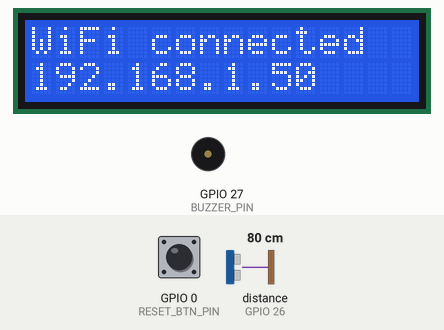
The sketch below on a simulated ESP32. Shown: 16×2 character LCD, buzzer (waves = sounding, pin HIGH). Wiring (inferred from the names in the program): ultrasonic range finder: trigger GPIO 25; echo GPIO 26. Inputs (shaded band) come from the test bench; at power-on: distance to the obstacle (sensor on GPIO 26) 80 cm, GPIO 0 (RESET_BTN_PIN) HIGH. The echo pulse lasts 58.3 µs per cm; WiFi joins after 1.5 s; servers stay silent unless stated; uploads are accepted with an empty reply; the local clock reads 2024-03-15 10:24:30 at power-on unless the sketch sets it; pins used as bus, display or sensor lines are not drawn; what the sketch prints to the serial monitor is not drawn. At 14.4 s the program restarts the board; the recording ends there.

Above: at 2.8 s.
At 5.4 s:
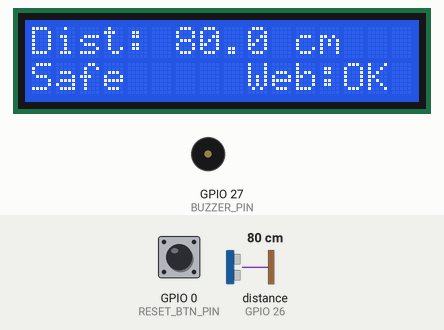
5.5 s: distance to the obstacle (sensor on GPIO 26) set to 56 cm
At 6.1 s:
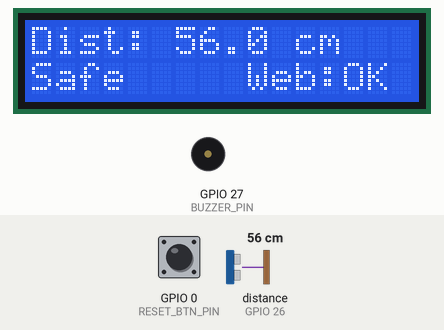
7.7 s: distance to the obstacle (sensor on GPIO 26) set to 47 cm
At 9.7 s:
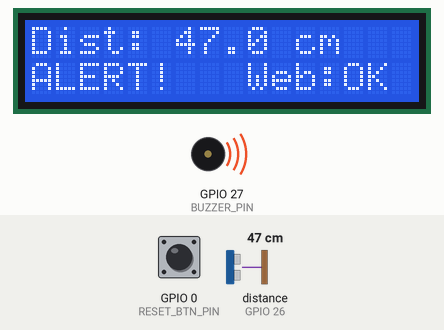
10.7 s: GPIO 0 (RESET_BTN_PIN) pulled LOW for 3.2 s
At 14.3 s:
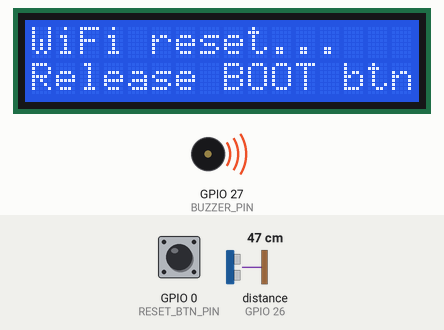
Timing chart, 0 to 14.4 s (numbered marks = the images above; inputs shaded):
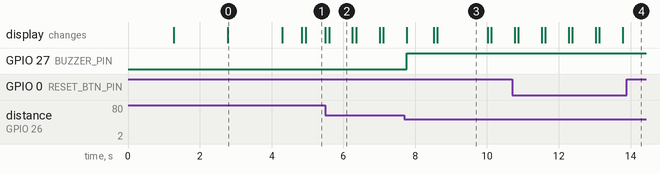

The sketch:

step2_v6_reliable.ino
```cpp
// ESP32 Distance Monitor - Step 2 (v6: reliable cloud sync)
// WiFiManager + Firebase Realtime Database (REST) + Telegram bot notifications
//
// Changed in v6 (fixes the website randomly showing "Offline"):
//  - Telegram runs in its OWN task, so a slow Telegram call can never delay
//    the live Firebase update
//  - WiFi power-save is turned off (more stable with phone hotspots)
//  - short network timeouts, one attempt per cycle (no 10 second stalls)
//  - self-healing: if nothing reaches Firebase for 45 s the WiFi is
//    reconnected, and after 3 minutes the board restarts
//  - LCD line 2 shows "Web:OK" or "Web:ERR" (is data really reaching Firebase?)
//  - Serial Monitor prints heap memory and any slow/failed request
//
// Libraries (Library Manager):
//   WiFiManager (tzapu), ArduinoJson (v7), LiquidCrystal (Arduino, Adafruit)
//
// SECURITY: this file contains your bot token. Do NOT upload it to GitHub or
// share it. If it leaks, open @BotFather and use /revoke to get a new token.

#include <WiFi.h>
#include <WiFiManager.h>
#include <WiFiClientSecure.h>
#include <HTTPClient.h>
#include <ArduinoJson.h>
#include <LiquidCrystal.h>
#include <time.h>

// ---------------- Settings ----------------
const char* DB_URL  = "https://distance-monitor-1c7b9-default-rtdb.asia-southeast1.firebasedatabase.app";
const char* AP_NAME = "DistMon-Setup";

// Telegram: paste your own values here
const char* TG_BOT_TOKEN = "PASTE_BOT_TOKEN_HERE";   // from @BotFather
const char* TG_CHAT_ID   = "PASTE_CHAT_ID_HERE";     // your chat or group id
const char* DASHBOARD_URL = "";                      // your Vercel link (must start with https://), or leave empty
const unsigned long TG_COOLDOWN_MS = 15000;          // min gap between alert messages
const bool TG_SEND_CLEARED   = true;                 // send an "all clear" reply when the object leaves
const bool TG_CLEARED_SILENT = true;                 // "all clear" arrives without notification sound
const long TZ_OFFSET_SEC = 6 * 3600;                 // Bangladesh = UTC+6

const unsigned long SENSOR_INTERVAL_MS  = 100;    // sensor read period
const unsigned long LIVE_INTERVAL_MS    = 1000;   // regular live update
const unsigned long CONTROL_INTERVAL_MS = 3000;   // read controls from Firebase
const unsigned long ALERT_HOLD_MS       = 1500;   // keep ALERT after object leaves

// ---------------- Pins ----------------
LiquidCrystal lcd(22, 23, 21, 19, 18, 17);        // RS, E, D4, D5, D6, D7
const int TRIG_PIN      = 25;
const int ECHO_PIN      = 26;
const int BUZZER_PIN    = 27;
const int RESET_BTN_PIN = 0;                      // BOOT button

// ---------------- Shared state ----------------
volatile float         g_distance      = -1;
volatile bool          g_alarm         = false;
volatile int           g_minCm         = 10;
volatile int           g_maxCm         = 50;
volatile bool          g_buzzerEnabled = true;
volatile bool          g_armed         = true;
volatile bool          g_tgEnabled     = true;    // Telegram on/off (from /control)
volatile bool          g_forcePush     = false;   // push live data right now
volatile unsigned long g_eventCount    = 0;       // total alarm events since boot
volatile float         g_lastEventMin  = 0;       // closest distance of latest event

volatile bool          g_controlLoaded = false;   // first /control read succeeded
volatile unsigned long g_lastLiveOkMs  = 0;       // last successful live push
volatile int           g_liveFails     = 0;       // consecutive failed live pushes

// Events sent from the sensor loop to the Telegram task
struct TgEvent {
  uint8_t type;              // 1 = alert started, 2 = alert ended
  float distance;            // start: distance, end: closest distance
  unsigned long durationMs;  // end only
  unsigned long eventNo;
};
QueueHandle_t g_tgQueue = NULL;

// Queue of finished alarm events waiting to be sent to /logs
struct AlarmEvent {
  float minCm;
  unsigned long durationMs;
};
const int QUEUE_SIZE = 8;
AlarmEvent g_queue[QUEUE_SIZE];
volatile int g_qHead = 0;   // written by sensor loop
volatile int g_qTail = 0;   // read by cloud task

void queuePush(float minCm, unsigned long durationMs) {
  int next = (g_qHead + 1) % QUEUE_SIZE;
  if (next == g_qTail) return;                    // queue full: drop
  g_queue[g_qHead].minCm = minCm;
  g_queue[g_qHead].durationMs = durationMs;
  g_qHead = next;
}

// ---------------- Helpers ----------------
void showMessage(const char* line1, const char* line2) {
  lcd.clear();
  lcd.setCursor(0, 0);
  lcd.print(line1);
  lcd.setCursor(0, 1);
  lcd.print(line2);
}

void configModeCallback(WiFiManager* wm) {
  showMessage("Connect phone to", AP_NAME);
}

float readDistanceCm() {
  digitalWrite(TRIG_PIN, LOW);
  delayMicroseconds(2);
  digitalWrite(TRIG_PIN, HIGH);
  delayMicroseconds(10);
  digitalWrite(TRIG_PIN, LOW);

  long duration = pulseIn(ECHO_PIN, HIGH, 30000);
  if (duration == 0) return -1;
  return duration * 0.0343 / 2.0;
}

const char* statusLabel() {                       // shown on LCD
  if (!g_armed) return "Disarmed";
  if (g_distance < 0) return "No echo";
  if (g_alarm) return "ALERT!";
  return "Safe";
}

const char* statusKey() {                         // sent to Firebase
  if (!g_armed) return "disarmed";
  if (g_alarm) return "alert";
  if (g_distance < 0) return "nosensor";
  return "safe";
}

// LCD line 2 right side: "No WiFi", "Web:OK" (data reaches Firebase) or "Web:ERR"
const char* netLabel() {
  if (WiFi.status() != WL_CONNECTED) return "No WiFi";
  if (g_lastLiveOkMs != 0 && millis() - g_lastLiveOkMs < 10000) return "Web:OK";
  return "Web:ERR";
}

void updateLcd(float d) {
  char buf[17];
  char out[17];

  if (d < 0) strcpy(buf, "Dist: -- cm");
  else snprintf(buf, sizeof(buf), "Dist: %.1f cm", d);
  snprintf(out, sizeof(out), "%-16s", buf);
  lcd.setCursor(0, 0);
  lcd.print(out);

  snprintf(out, sizeof(out), "%-9s%s", statusLabel(), netLabel());
  lcd.setCursor(0, 1);
  lcd.print(out);
}

// Hold BOOT button for 3 seconds to forget saved WiFi
void handleResetButton() {
  static unsigned long pressedAt = 0;
  if (digitalRead(RESET_BTN_PIN) == LOW) {
    if (pressedAt == 0) pressedAt = millis();
    if (millis() - pressedAt > 3000) {
      showMessage("WiFi reset...", "Release BOOT btn");
      WiFiManager wm;
      wm.resetSettings();
      while (digitalRead(RESET_BTN_PIN) == LOW) delay(50);
      delay(500);
      ESP.restart();
    }
  } else {
    pressedAt = 0;
  }
}

// ---------------- Firebase (REST, connection reused) ----------------
WiFiClientSecure g_client;
HTTPClient g_http;

// path must already contain ".json" (and optional query). One attempt only.
bool firebaseRequest(const char* method, const String& path, const String& body, String* response = nullptr) {
  unsigned long t0 = millis();
  g_client.setInsecure();                         // OK for a college project
  if (!g_http.begin(g_client, String(DB_URL) + path)) return false;
  g_http.setReuse(true);
  g_http.setConnectTimeout(3000);
  g_http.setTimeout(3000);
  g_http.addHeader("Content-Type", "application/json");
  int code = g_http.sendRequest(method, body);
  if (response && code > 0) *response = g_http.getString();
  g_http.end();
  if (code < 0) g_client.stop();                  // broken connection: reconnect next time

  unsigned long took = millis() - t0;
  if (code < 200 || code >= 300 || took > 1500) { // log only problems
    Serial.printf("[fb] %s %s -> %d (%lu ms)\n", method, path.c_str(), code, took);
  }
  return code >= 200 && code < 300;
}

bool pushLive() {
  char body[260];
  snprintf(body, sizeof(body),
           "{\"distance\":%.1f,\"status\":\"%s\",\"rssi\":%d,\"uptime\":%lu,"
           "\"events\":%lu,\"lastEventMin\":%.1f,\"ts\":{\".sv\":\"timestamp\"}}",
           (float)g_distance, statusKey(), WiFi.RSSI(), millis() / 1000,
           (unsigned long)g_eventCount, (float)g_lastEventMin);
  return firebaseRequest("PUT", "/live.json?print=silent", body);
}

void pullControl() {
  String res;
  if (!firebaseRequest("GET", "/control.json", "", &res)) return;
  g_controlLoaded = true;

  if (res == "null") {                            // first run: create defaults
    firebaseRequest("PUT", "/control.json?print=silent",
                    "{\"minCm\":10,\"maxCm\":50,\"buzzerEnabled\":true,\"armed\":true}");
    return;
  }

  JsonDocument doc;
  if (deserializeJson(doc, res)) return;

  int mn = doc["minCm"] | 10;
  int mx = doc["maxCm"] | 50;
  if (mn >= 0 && mx > mn && mx <= 400) {
    g_minCm = mn;
    g_maxCm = mx;
  }
  g_buzzerEnabled = doc["buzzerEnabled"] | true;
  g_armed         = doc["armed"] | true;
  g_tgEnabled     = doc["telegramEnabled"] | true;   // missing field = enabled
}

void pushLogs() {
  while (g_qTail != g_qHead) {
    AlarmEvent e = g_queue[g_qTail];
    char body[160];
    snprintf(body, sizeof(body),
             "{\"minDistance\":%.1f,\"durationMs\":%lu,\"ts\":{\".sv\":\"timestamp\"}}",
             e.minCm, e.durationMs);
    if (!firebaseRequest("POST", "/logs.json?print=silent", body)) break;
    g_qTail = (g_qTail + 1) % QUEUE_SIZE;
  }
}

// ---------------- Telegram: message building ----------------
const char* signalLabel(int rssi) {
  if (rssi >= -55) return "Excellent";
  if (rssi >= -67) return "Good";
  if (rssi >= -80) return "Fair";
  return "Weak";
}

// Local time like "13 Nov 2026, 03:45:12 PM" (empty if time is not synced yet)
String nowString() {
  struct tm t;
  if (!getLocalTime(&t, 100)) return "";
  char buf[32];
  strftime(buf, sizeof(buf), "%d %b %Y, %I:%M:%S %p", &t);
  return String(buf);
}

// Same rule as the website: nearest third of the alert range = DANGER
bool zoneIsDanger(float d) {
  float third = (g_maxCm - g_minCm) / 3.0;
  return d <= g_minCm + third;
}

String buildAlertText(float d, unsigned long eventNo) {
  int rssi = WiFi.RSSI();
  String t;
  t += "🚨 <b>PROXIMO ALERT</b>\n";
  t += "━━━━━━━━━━━━━━\n";
  t += "📏 <b>Distance</b>   <code>" + String(d, 1) + " cm</code>\n";
  t += zoneIsDanger(d) ? "🔴 <b>Zone</b>   DANGER\n" : "🟠 <b>Zone</b>   CAUTION\n";
  t += "🎯 <b>Alert range</b>   <code>" + String((int)g_minCm) + " to " + String((int)g_maxCm) + " cm</code>\n";
  t += "🔔 <b>Alert no.</b>   " + String(eventNo) + "\n";
  t += "📶 <b>WiFi</b>   " + String(signalLabel(rssi)) + " (" + String(rssi) + " dBm)\n";
  String ts = nowString();
  if (ts.length()) t += "🕒 " + ts + "\n";
  return t;
}

// Short follow-up, sent as a reply to the alert message
String buildClearedText(float minD, unsigned long durMs, unsigned long eventNo) {
  String t;
  t += "✅ <b>ALL CLEAR</b>   ·   Alert no. " + String(eventNo) + "\n";
  t += "📏 <b>Closest</b>   <code>" + String(minD, 1) + " cm</code>\n";
  t += "⏱ <b>Lasted</b>   <code>" + String(durMs / 1000.0, 1) + " s</code>\n";
  String ts = nowString();
  if (ts.length()) t += "🕒 Cleared at " + ts + "\n";
  return t;
}

String buildOnlineText() {
  int rssi = WiFi.RSSI();
  String t;
  t += "🟢 <b>PROXIMO ONLINE</b>\n";
  t += "━━━━━━━━━━━━━━\n";
  t += "🛡 <b>Monitoring</b>   ";
  t += g_armed ? "Armed\n" : "Disarmed\n";
  t += "🎯 <b>Alert range</b>   <code>" + String((int)g_minCm) + " to " + String((int)g_maxCm) + " cm</code>\n";
  t += "🔊 <b>Buzzer</b>   ";
  t += g_buzzerEnabled ? "On\n" : "Off\n";
  t += "📶 <b>WiFi</b>   " + String(signalLabel(rssi)) + " (" + String(rssi) + " dBm)\n";
  String ts = nowString();
  if (ts.length()) t += "🕒 " + ts + "\n";
  return t;
}

// ---------------- Telegram: sending ----------------
bool telegramConfigured() {
  return strncmp(TG_BOT_TOKEN, "PASTE", 5) != 0 && strncmp(TG_CHAT_ID, "PASTE", 5) != 0;
}

// Calls a Bot API method. Returns the message_id on success (1 if unknown), 0 on failure.
long telegramCall(const char* method, JsonDocument& doc) {
  if (!telegramConfigured()) return 0;

  String body;
  serializeJson(doc, body);

  WiFiClientSecure client;
  client.setInsecure();
  HTTPClient http;
  String url = String("https://api.telegram.org/bot") + TG_BOT_TOKEN + "/" + method;
  if (!http.begin(client, url)) return 0;
  http.setConnectTimeout(5000);
  http.setTimeout(8000);
  http.addHeader("Content-Type", "application/json");

  int code = http.POST(body);
  long messageId = 0;
  if (code == 200) {
    JsonDocument resp;
    if (!deserializeJson(resp, http.getString())) {
      messageId = resp["result"]["message_id"] | 0L;
    }
  }
  http.end();

  Serial.printf("[tg] %s -> %d\n", method, code);

  if (code != 200) return 0;
  return messageId > 0 ? messageId : 1;
}

void fillCommon(JsonDocument& doc, const String& text) {
  doc["chat_id"] = TG_CHAT_ID;
  doc["text"] = text;
  doc["parse_mode"] = "HTML";
  doc["disable_web_page_preview"] = true;

  if (strlen(DASHBOARD_URL) > 8) {                // optional inline button
    JsonArray rows = doc["reply_markup"]["inline_keyboard"].to<JsonArray>();
    JsonArray row = rows.add<JsonArray>();
    JsonObject btn = row.add<JsonObject>();
    btn["text"] = "🌐 Open Dashboard";
    btn["url"] = DASHBOARD_URL;
  }
}

long sendTelegramText(const String& text) {
  JsonDocument doc;
  fillCommon(doc, text);
  return telegramCall("sendMessage", doc);
}

// New message shown as a reply to an earlier one. The earlier message is untouched.
bool sendTelegramReply(long replyToId, const String& text, bool silent) {
  JsonDocument doc;
  fillCommon(doc, text);
  doc["reply_parameters"]["message_id"] = replyToId;
  doc["reply_parameters"]["allow_sending_without_reply"] = true;
  if (silent) doc["disable_notification"] = true;
  return telegramCall("sendMessage", doc) > 0;
}

// ---------------- Tasks ----------------
// Firebase task: ONLY talks to Firebase, never waits for Telegram
void cloudTask(void* param) {
  unsigned long lastLive = 0;
  unsigned long lastControl = 0;
  unsigned long lastDebug = 0;
  unsigned long lastKick = 0;
  g_lastLiveOkMs = millis();

  for (;;) {
    unsigned long now = millis();

    if (WiFi.status() == WL_CONNECTED) {

      // Self-healing when nothing reaches Firebase
      unsigned long sinceOk = now - g_lastLiveOkMs;
      if (sinceOk > 180000UL) {
        Serial.println("[net] no cloud connection for 3 min -> restarting");
        delay(200);
        ESP.restart();
      } else if (sinceOk > 45000UL && now - lastKick > 30000UL) {
        Serial.println("[net] no cloud data for 45 s -> reconnecting WiFi");
        lastKick = now;
        WiFi.disconnect();
        WiFi.reconnect();
        vTaskDelay(3000 / portTICK_PERIOD_MS);
        continue;
      }

      if (g_forcePush || now - lastLive >= LIVE_INTERVAL_MS) {
        g_forcePush = false;
        if (pushLive()) {
          g_lastLiveOkMs = millis();
          g_liveFails = 0;
        } else {
          g_liveFails = g_liveFails + 1;
        }
        lastLive = millis();
      }

      pushLogs();

      if (now - lastControl >= CONTROL_INTERVAL_MS) {
        pullControl();
        lastControl = millis();
      }

      if (now - lastDebug >= 5000) {
        lastDebug = now;
        Serial.printf("[net] heap=%u min=%u live_ok=%lus ago fails=%d rssi=%d\n",
                      ESP.getFreeHeap(), ESP.getMinFreeHeap(),
                      (millis() - g_lastLiveOkMs) / 1000, (int)g_liveFails, WiFi.RSSI());
      }
    } else {
      WiFi.reconnect();
      vTaskDelay(2000 / portTICK_PERIOD_MS);
    }
    vTaskDelay(50 / portTICK_PERIOD_MS);
  }
}

// Telegram task: waits for events from the sensor loop
void telegramTask(void* param) {
  long alertMsgId = 0;                            // Telegram message of the current alert
  unsigned long alertEventNo = 0;
  unsigned long lastAlertMsg = 0;
  bool bootDone = false;

  for (;;) {
    if (WiFi.status() != WL_CONNECTED) {
      xQueueReset(g_tgQueue);                     // do not send old alerts late
      vTaskDelay(1000 / portTICK_PERIOD_MS);
      continue;
    }

    if (!bootDone) {                              // one "online" message
      bootDone = true;
      configTime(TZ_OFFSET_SEC, 0, "pool.ntp.org", "time.google.com");
      unsigned long t0 = millis();
      while (!g_controlLoaded && millis() - t0 < 6000) {
        vTaskDelay(100 / portTICK_PERIOD_MS);     // wait for real settings
      }
      struct tm t;
      getLocalTime(&t, 3000);                     // wait up to 3 s for the clock
      sendTelegramText(buildOnlineText());
    }

    TgEvent ev;
    if (xQueueReceive(g_tgQueue, &ev, 1000 / portTICK_PERIOD_MS) != pdTRUE) continue;

    if (ev.type == 1) {                           // alert started
      alertMsgId = 0;
      if (g_tgEnabled && (lastAlertMsg == 0 || millis() - lastAlertMsg >= TG_COOLDOWN_MS)) {
        alertMsgId = sendTelegramText(buildAlertText(ev.distance, ev.eventNo));
        alertEventNo = ev.eventNo;
        lastAlertMsg = millis();
      }
    } else if (ev.type == 2) {                    // alert ended
      if (TG_SEND_CLEARED && alertMsgId > 0 && ev.eventNo == alertEventNo) {
        sendTelegramReply(alertMsgId, buildClearedText(ev.distance, ev.durationMs, ev.eventNo), TG_CLEARED_SILENT);
      }
      alertMsgId = 0;
    }
  }
}

// ---------------- Arduino entry points ----------------
void setup() {
  Serial.begin(115200);

  pinMode(TRIG_PIN, OUTPUT);
  pinMode(ECHO_PIN, INPUT);
  pinMode(BUZZER_PIN, OUTPUT);
  digitalWrite(BUZZER_PIN, LOW);
  pinMode(RESET_BTN_PIN, INPUT_PULLUP);

  lcd.begin(16, 2);
  showMessage("Distance Monitor", "Starting...");
  delay(1200);

  showMessage("WiFi connecting", "Please wait...");
  WiFiManager wm;
  wm.setAPCallback(configModeCallback);
  wm.setConfigPortalTimeout(180);                 // give up after 3 minutes

  if (wm.autoConnect(AP_NAME)) {
    showMessage("WiFi connected", WiFi.localIP().toString().c_str());
  } else {
    WiFi.mode(WIFI_STA);
    WiFi.begin();
    showMessage("Offline mode", "Local alarm only");
  }
  delay(1500);

  WiFi.setAutoReconnect(true);
  WiFi.setSleep(false);                           // no WiFi power-save: more stable on hotspots

  g_tgQueue = xQueueCreate(8, sizeof(TgEvent));
  xTaskCreatePinnedToCore(cloudTask, "cloud", 14336, NULL, 1, NULL, 0);
  xTaskCreatePinnedToCore(telegramTask, "telegram", 20480, NULL, 1, NULL, 0);
}

void loop() {
  static bool          eventActive = false;
  static unsigned long eventStart  = 0;
  static unsigned long lastInRange = 0;
  static unsigned long holdUntil   = 0;
  static unsigned long eventNo     = 0;
  static float         eventMin    = 0;
  static int           printCount  = 0;

  handleResetButton();

  float d = readDistanceCm();
  g_distance = d;
  unsigned long now = millis();

  bool inRange = g_armed && (d >= 0) && (d >= g_minCm) && (d <= g_maxCm);
  if (inRange) {
    holdUntil = now + ALERT_HOLD_MS;
    lastInRange = now;
  }
  bool alarm = g_armed && (inRange || now < holdUntil);

  // Event start
  if (alarm && !eventActive) {
    eventActive = true;
    eventStart  = now;
    eventMin    = d;
    g_eventCount = g_eventCount + 1;
    eventNo = g_eventCount;
    g_lastEventMin = d;

    TgEvent ev = {1, d, 0, eventNo};              // tell the Telegram task
    xQueueSend(g_tgQueue, &ev, 0);
  }

  // Track closest distance during the event
  if (eventActive && inRange && d < eventMin) {
    eventMin = d;
    g_lastEventMin = d;
  }

  // Event end -> queue a log entry and tell Telegram
  if (!alarm && eventActive) {
    eventActive = false;
    unsigned long dur = lastInRange - eventStart;
    if (dur < SENSOR_INTERVAL_MS) dur = SENSOR_INTERVAL_MS;
    queuePush(eventMin, dur);

    TgEvent ev = {2, eventMin, dur, eventNo};
    xQueueSend(g_tgQueue, &ev, 0);
  }

  // Tell the cloud task right away if the alarm state changed
  bool changed = (alarm != g_alarm);
  g_alarm = alarm;
  if (changed) g_forcePush = true;

  digitalWrite(BUZZER_PIN, (alarm && g_buzzerEnabled) ? HIGH : LOW);
  updateLcd(d);

  if (++printCount >= 10) {                       // about once per second
    printCount = 0;
    Serial.print("Distance: ");
    Serial.print(d, 1);
    Serial.print(" cm | status: ");
    Serial.println(statusKey());
  }

  delay(SENSOR_INTERVAL_MS);
}
```

Measured:
- the behaviour switches between 51 and 50 cm on distance to the obstacle (sensor on GPIO 26) (found by bisection; images 2 and 3)
- after the input at 7.7 s, GPIO 27 (BUZZER_PIN): LOW → HIGH after 0.06 s; the display: changes after 0.06 s (image 3)
- what the display in image 0 shows lasts 1.5 s, from 2.8 s to 4.3 s
- what the display in image 1 shows lasts 0.6 s, from 4.9 s to 5.5 s
- what the display in image 2 shows lasts 0.7 s, from 5.6 s to 6.3 s
- what the display in image 3 shows lasts 1.4 s, from 8.6 s to 10.0 s
